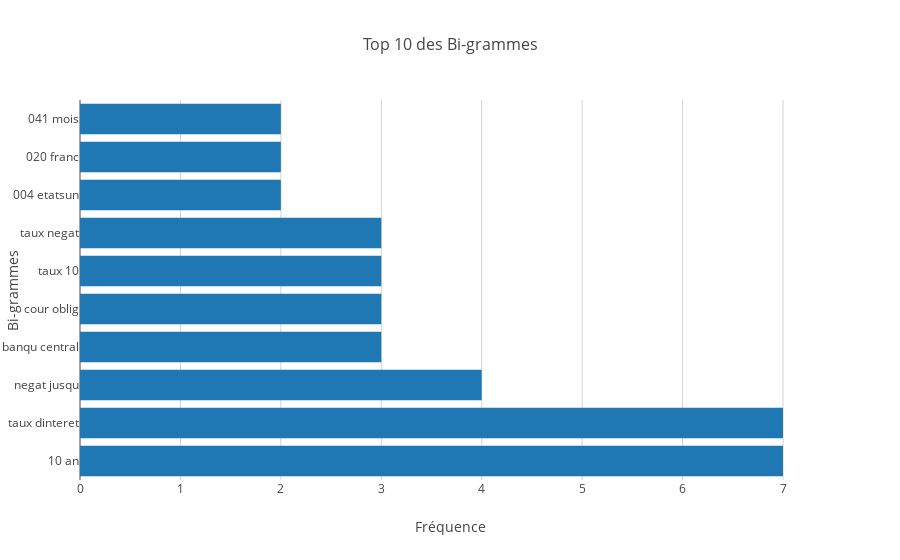

The notebook cell saved with this chart:
### Code cell
bigram_vectorizer = CountVectorizer(ngram_range=(2, 2))  # Vectoriseur pour bi-grammes
X_bigram = bigram_vectorizer.fit_transform(corpus_stemmed)  

# bi-grammes et leurs fréquences
bigram_counts = X_bigram.toarray().sum(axis=0)  
bigram_freq = dict(zip(bigram_vectorizer.get_feature_names_out(), bigram_counts)) 

# Trier les bi-grammes et garder les 10 premiers
sorted_bigrams = sorted(bigram_freq.items(), key=lambda x: x[1], reverse=True)[:10]
bigram_labels, bigram_values = zip(*sorted_bigrams)

# Création du DataFrame
bigram_df = pd.DataFrame({
    "Bi-grammes": bigram_labels,
    "Fréquence": bigram_values})

# Création du graphique
fig = px.bar(
    bigram_df,
    x="Fréquence",
    y="Bi-grammes",
    orientation="h",  # Diagramme horizontal
    title="Top 10 des Bi-grammes",
    labels={"Bi-grammes": "Bi-grammes", "Fréquence": "Fréquence"},
    color_discrete_sequence=["#1f77b4"]  # Bleu
)

fig.update_layout(
    plot_bgcolor="white",  # Fond blanc
    paper_bgcolor="white",  # Fond extérieur blanc
    font=dict(size=12),  # Taille de police ajustée
    xaxis=dict(title="Fréquence", showgrid=True, gridcolor="lightgray"),
    yaxis=dict(title="Bi-grammes", showgrid=False),
    title=dict(font=dict(size=16))
)
fig.show()

### Figure 1 — Plotly figure (JSON) as saved in the notebook; plotly's stock layout.template omitted (floating-point values rounded to 4 significant figures)
{"data": [{"alignmentgroup": "True", "hovertemplate": "Fréquence=%{x}<br>Bi-grammes=%{y}<extra></extra>", "legendgroup": "", "marker": {"color": "#1f77b4", "pattern": {"shape": ""}}, "name": "", "offsetgroup": "", "orientation": "h", "showlegend": false, "textposition": "auto", "type": "bar", "x": [7, 7, 4, 3, 3, 3, 3, 2, 2, 2], "xaxis": "x", "y": ["10 an", "taux dinteret", "negat jusqu", "banqu central", "cour oblig", "taux 10", "taux negat", "004 etatsun", "020 franc", "041 mois"], "yaxis": "y"}], "layout": {"barmode": "relative", "font": {"size": 12}, "legend": {"tracegroupgap": 0}, "paper_bgcolor": "white", "plot_bgcolor": "white", "title": {"font": {"size": 16}, "text": "Top 10 des Bi-grammes"}, "xaxis": {"anchor": "y", "domain": [0, 1], "gridcolor": "lightgray", "showgrid": true, "title": {"text": "Fréquence"}}, "yaxis": {"anchor": "x", "domain": [0, 1], "showgrid": false, "title": {"text": "Bi-grammes"}}}}
